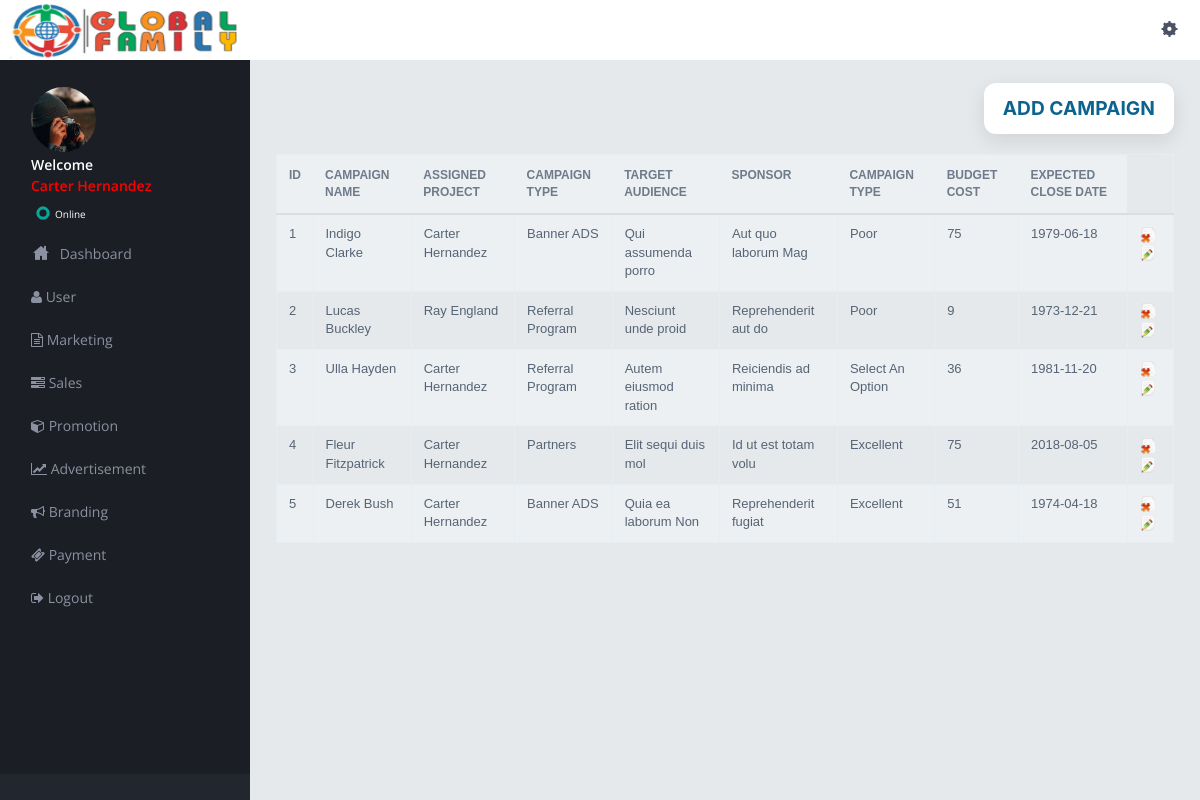
/marketing.php (signed in), run on the app's committed database.
### tables this page shows
CREATE TABLE `reel` (
  `id` int(3) NOT NULL,
  `name` varchar(255) NOT NULL,
  `email` varchar(255) NOT NULL,
  `password` varchar(255) NOT NULL,
  `phone` varchar(10) NOT NULL,
  `gender` varchar(255) NOT NULL,
  `role` varchar(255) NOT NULL,
  `address` varchar(255) NOT NULL,
  `usertype` varchar(255) NOT NULL,
  `Country` varchar(255) NOT NULL,
  `State` varchar(255) NOT NULL,
  `City` varchar(255) NOT NULL,
  `image` varchar(255) NOT NULL,
  `time` timestamp(6) NOT NULL DEFAULT current_timestamp(6) ON UPDATE current_timestamp(6)
);

CREATE TABLE `campaign` (
  `id` int(3) NOT NULL,
  `name` varchar(255) NOT NULL,
  `assigned` varchar(255) NOT NULL,
  `type` varchar(255) NOT NULL,
  `audience` varchar(255) NOT NULL,
  `sponsor` varchar(255) NOT NULL,
  `ads` varchar(255) NOT NULL,
  `date` date NOT NULL,
  `cost` int(255) NOT NULL,
  `revenue` int(255) NOT NULL,
  `ctype` varchar(255) NOT NULL,
  `description` varchar(255) NOT NULL
);

### marketing.php (the view, shortened to what this page needs)
<!DOCTYPE html>
<html>
<head>
<link href="assets/plugins/pace/pace-theme-flash.css" rel="stylesheet" type="text/css" media="screen"/>
<link href="assets/plugins/boostrapv3/css/bootstrap.min.css" rel="stylesheet" type="text/css"/>
<link href="assets/plugins/boostrapv3/css/bootstrap-theme.min.css" rel="stylesheet" type="text/css"/>
<link href="assets/plugins/font-awesome/css/font-awesome.css" rel="stylesheet" type="text/css"/>
<link href="assets/css/animate.min.css" rel="stylesheet" type="text/css"/>
<link href="assets/plugins/jquery-scrollbar/jquery.scrollbar.css" rel="stylesheet" type="text/css"/>
<link href="assets/css/style.css" rel="stylesheet" type="text/css"/>
<link href="assets/css/responsive.css" rel="stylesheet" type="text/css"/>
<link href="assets/css/custom-icon-set.css" rel="stylesheet" type="text/css"/>
</head>
<body class="">
<?php include("header.php");?>
<div class="page-container row-fluid">
	<?php
    include("leftbar.php");?>
  </div>
  </div>
   <div class="footer-widget">
  </div>
  <div class="page-content">
    <div class="content">
      <div align="right">
    <button  type="button" name="add"  id="add" class="btn button-35"><a href="addcampaign.php">ADD CAMPAIGN</a></button>
    </div>
   <br>
    <form name="bulk_action_form" action=""  id="bulk_action_form" method="get" onSubmit="return delete_confirm()";>
      <table  class="table table-bordered table-striped" width="1000px" >
            <tbody>
            <tr>
            <th>Id</th>
				    <th>Campaign Name</th>
            <th>Assigned Project</th>
				    <th>Campaign Type</th>
            <th>Target Audience</th>
            <th>Sponsor</th>
            <th>Campaign Type</th>
				    <th>Budget Cost</th>
            <th>Expected Close Date</th>
            </tr>
            </tbody>
            <tbody>
            </div>
            <?php
            $query = "SELECT * FROM campaign";
            $query_run  = mysqli_query($db,$query);
                    if(mysqli_num_rows($query_run) > 0)
                    {
                        $line_number = 1;
                        foreach($query_run as $row)
                        {
                            ?>
                                <tr>
                                    <td><?= $line_number++; ?></td>
                                    <td><?= $row['name'];?></td>
                                    <td><?= $row['assigned'];?></td>
                                    <td><?= $row['type'];?></td>
                                    <td><?= $row['audience'];?></td>
                                    <td><?= $row['sponsor'];?></td>
                                    <td><?= $row['ctype'];?></td>
                                    <td><?= $row['cost'];?></td>
                                    <td><?= $row['date'];?></td>
                                    <td> <a href="deleteuser.php?id=<?= $row["id"]; ?>"><img src="assets/img/delete.png"></a>
                                          <a href="editmarketing.php?id=<?= $row["id"]; ?>"><img src="assets/img/update.png"></a> </td>
                             </tr>
                            <?php
                        }
                    }
                    else
                    {
                        ?>
                          <tr>
                                <td colspan="7">No Record Found</td>
                            </tr>
                        <?php
                    }
                ?>
</div>
 </div>
</body>
</html>

### header.php (shortened to what this page needs)
<div class="header navbar navbar-inverse ">
  <div class="navbar-inner">
    <div class="header-seperation">
      <img src="img/ghu.png" style="width: 250px; height: 60px;"/>
    </div>
    <div class="header-quick-nav" >
      <div class="pull-right">
        <ul class="nav quick-section ">
          <li class="quicklinks"> <a data-toggle="dropdown" class="dropdown-toggle  pull-right " href="#" id="user-options">
            <div class="iconset top-settings-dark "></div>
            </a>
          </li>
        </ul>
      </div>
    </div>
  </div>
</div>

### leftbar.php (shortened to what this page needs)
<?php
include 'db.php';
$id = $_SESSION['id'];
$sql = "SELECT * FROM reel WHERE id = $id";
$query = mysqli_query($db, $sql);
$row = mysqli_fetch_array($query);
?>
  <div class="page-sidebar" id="main-menu">
    <div class="page-sidebar-wrapper scrollbar-dynamic" id="main-menu-wrapper">
      <div class="user-info-wrapper">
        <div class="profile-wrapper"> <img src= "upload/<?= $row['image']; ?>"  alt=""  width="70" height="70" /> </div>
        <div class="user-info">
          <div class="greeting" style="font-size:14px;">Welcome <p style="color:red"><a href="profile.php" style="color:red"><?php echo $row['name']; ?></a> </p></div>
          <div class="status" style="font-size:10px;"><a href="profile.php">
            <div class="status-icon green"></div>Online</a></div>
      </div>
      </div>
    <ul>
      <li class="start"> <a href="index.php"> <i class="icon-custom-home"></i> <span class="title">Dashboard</span> <span class="selected"></span>  </a>
		    </li>
          <li><a href="user.php"><span class="fa fa-user"></span> User</a></li>
          <li><a href="marketing.php"><span class="fa fa-file-text-o"></span> Marketing</a></li>
          <li ><a href="sales.php"> <span class="fa fa-tasks"></span> Sales</a></li>
					<li ><a href="#"><span class="fa fa-cube"></span> Promotion</a></li>
          <li ><a href="#"><span class="fa fa-line-chart"></span> Advertisement</a></li>
          <li ><a href="#"><span class="fa fa-bullhorn"></span> Branding</a></li>
          <li ><a href="#"><span class="fa fa-ticket"></span> Payment</a></li>
          <li ><a href="logout.php"><span class="fa fa-sign-out"></span> Logout</a></li>
    </ul>

### assets/css/responsive.css (style rules this page uses)
@media (min-width: 980px) { .page-sidebar { display: inline-block; float: left; position: fixed; width: 250px; margin-top: 58px; padding-bottom: 105px; } }
@media (min-width: 980px) { .page-sidebar .page-sidebar-wrapper { display: inline-block; float: left; height: 100%; max-width: 250px; width: 100%; } }
@media (min-width: 980px) { .page-sidebar ul { width: 250px; } }
@media (min-width: 980px) { .page-content { margin-left: 250px; min-height: 100%; } }

### data on the page
reel: image (picture), name "Carter Hernandez"
campaign: name "Indigo Clarke", assigned "Carter Hernandez", type "Banner ADS", audience "Qui assumenda porro", sponsor "Aut quo laborum Mag", ctype "Poor", cost "75", date "1979-06-18"
campaign: name "Lucas Buckley", assigned "Ray England", type "Referral Program", audience "Nesciunt unde proid", sponsor "Reprehenderit aut do", ctype "Poor", cost "9", date "1973-12-21"
campaign: name "Ulla Hayden", assigned "Carter Hernandez", type "Referral Program", audience "Autem eiusmod ration", sponsor "Reiciendis ad minima", ctype "Select An Option", cost "36", date "1981-11-20"
campaign: name "Fleur Fitzpatrick", assigned "Carter Hernandez", type "Partners", audience "Elit sequi duis mol", sponsor "Id ut est totam volu", ctype "Excellent", cost "75", date "2018-08-05"
campaign: name "Derek Bush", assigned "Carter Hernandez", type "Banner ADS", audience "Quia ea laborum Non", sponsor "Reprehenderit fugiat", ctype "Excellent", cost "51", date "1974-04-18"
